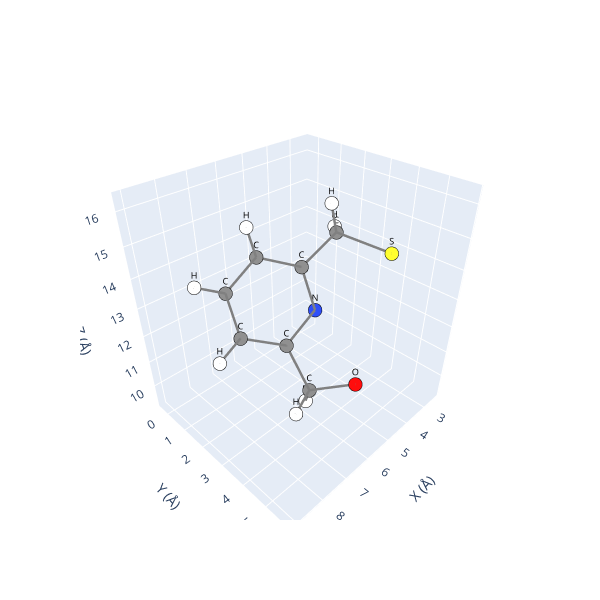

Write notebook code for a chart like this one.
### Code cell
debug_ulig.view()

### Figure 1 — Plotly figure (JSON) as saved in the notebook; plotly's stock layout.template omitted (floating-point values rounded to 4 significant figures)
{"data": [{"hoverinfo": "text", "marker": {"color": ["#3050F8", "#FF0D0D", "#FFFF30", "#909090", "#909090", "#909090", "#909090", "#909090", "#FFFFFF", "#FFFFFF", "#FFFFFF", "#FFFFFF", "#909090", "#909090", "#FFFFFF", "#FFFFFF", "#FFFFFF"], "line": {"color": "black", "width": 1}, "size": 8}, "mode": "markers", "showlegend": false, "text": ["N", "O", "S", "C", "C", "C", "C", "C", "H", "H", "H", "H", "C", "C", "H", "H", "H"], "type": "scatter3d", "x": [5.34, 5.663, 3.206, 6.553, 6.496, 6.081, 5.131, 3.87, 6.319, 5.943, 4.048, 3.212, 7.464, 7.237, 8.248, 7.863, 7.453], "y": [2.995, 5.019, 4.084, 3.992, 2.945, 1.217, 2.19, 2.425, 3.601, 0.6455, 2.341, 1.755, 1.997, 1.12, 1.95, 0.4582, 4.346], "z": [12.74, 11.26, 14.21, 10.95, 12.02, 14.12, 13.8, 14.56, 10.1, 14.84, 15.51, 14.32, 12.31, 13.35, 11.81, 13.55, 10.89]}, {"hoverinfo": "none", "mode": "text", "showlegend": false, "text": ["N", "O", "S", "C", "C", "C", "C", "C", "H", "H", "H", "H", "C", "C", "H", "H", "H"], "textfont": {"color": "black", "size": 9}, "type": "scatter3d", "x": [5.34, 5.663, 3.206, 6.553, 6.496, 6.081, 5.131, 3.87, 6.319, 5.943, 4.048, 3.212, 7.464, 7.237, 8.248, 7.863, 7.453], "y": [2.995, 5.019, 4.084, 3.992, 2.945, 1.217, 2.19, 2.425, 3.601, 0.6455, 2.341, 1.755, 1.997, 1.12, 1.95, 0.4582, 4.346], "z": [12.74, 11.26, 14.21, 10.95, 12.02, 14.12, 13.8, 14.56, 10.1, 14.84, 15.51, 14.32, 12.31, 13.35, 11.81, 13.55, 10.89]}, {"hoverinfo": "none", "line": {"color": "gray", "width": 5}, "mode": "lines", "showlegend": false, "type": "scatter3d", "x": [7.464, 6.496], "y": [1.997, 2.945], "z": [12.31, 12.02]}, {"hoverinfo": "none", "line": {"color": "gray", "width": 5}, "mode": "lines", "showlegend": false, "type": "scatter3d", "x": [6.496, 5.34], "y": [2.945, 2.995], "z": [12.02, 12.74]}, {"hoverinfo": "none", "line": {"color": "gray", "width": 5}, "mode": "lines", "showlegend": false, "type": "scatter3d", "x": [6.553, 6.496], "y": [3.992, 2.945], "z": [10.95, 12.02]}, {"hoverinfo": "none", "line": {"color": "gray", "width": 5}, "mode": "lines", "showlegend": false, "type": "scatter3d", "x": [6.496, 6.553], "y": [2.945, 3.992], "z": [12.02, 10.95]}, {"hoverinfo": "none", "line": {"color": "gray", "width": 5}, "mode": "lines", "showlegend": false, "type": "scatter3d", "x": [6.553, 5.663], "y": [3.992, 5.019], "z": [10.95, 11.26]}, {"hoverinfo": "none", "line": {"color": "gray", "width": 5}, "mode": "lines", "showlegend": false, "type": "scatter3d", "x": [6.496, 7.464], "y": [2.945, 1.997], "z": [12.02, 12.31]}, {"hoverinfo": "none", "line": {"color": "gray", "width": 5}, "mode": "lines", "showlegend": false, "type": "scatter3d", "x": [7.464, 7.237], "y": [1.997, 1.12], "z": [12.31, 13.35]}, {"hoverinfo": "none", "line": {"color": "gray", "width": 5}, "mode": "lines", "showlegend": false, "type": "scatter3d", "x": [6.553, 7.453], "y": [3.992, 4.346], "z": [10.95, 10.89]}, {"hoverinfo": "none", "line": {"color": "gray", "width": 5}, "mode": "lines", "showlegend": false, "type": "scatter3d", "x": [6.081, 7.237], "y": [1.217, 1.12], "z": [14.12, 13.35]}, {"hoverinfo": "none", "line": {"color": "gray", "width": 5}, "mode": "lines", "showlegend": false, "type": "scatter3d", "x": [5.943, 6.081], "y": [0.6455, 1.217], "z": [14.84, 14.12]}, {"hoverinfo": "none", "line": {"color": "gray", "width": 5}, "mode": "lines", "showlegend": false, "type": "scatter3d", "x": [6.319, 6.553], "y": [3.601, 3.992], "z": [10.1, 10.95]}, {"hoverinfo": "none", "line": {"color": "gray", "width": 5}, "mode": "lines", "showlegend": false, "type": "scatter3d", "x": [5.663, 6.553], "y": [5.019, 3.992], "z": [11.26, 10.95]}, {"hoverinfo": "none", "line": {"color": "gray", "width": 5}, "mode": "lines", "showlegend": false, "type": "scatter3d", "x": [7.237, 6.081], "y": [1.12, 1.217], "z": [13.35, 14.12]}, {"hoverinfo": "none", "line": {"color": "gray", "width": 5}, "mode": "lines", "showlegend": false, "type": "scatter3d", "x": [5.131, 6.081], "y": [2.19, 1.217], "z": [13.8, 14.12]}, {"hoverinfo": "none", "line": {"color": "gray", "width": 5}, "mode": "lines", "showlegend": false, "type": "scatter3d", "x": [3.87, 4.048], "y": [2.425, 2.341], "z": [14.56, 15.51]}, {"hoverinfo": "none", "line": {"color": "gray", "width": 5}, "mode": "lines", "showlegend": false, "type": "scatter3d", "x": [6.081, 5.131], "y": [1.217, 2.19], "z": [14.12, 13.8]}, {"hoverinfo": "none", "line": {"color": "gray", "width": 5}, "mode": "lines", "showlegend": false, "type": "scatter3d", "x": [8.248, 7.464], "y": [1.95, 1.997], "z": [11.81, 12.31]}, {"hoverinfo": "none", "line": {"color": "gray", "width": 5}, "mode": "lines", "showlegend": false, "type": "scatter3d", "x": [6.081, 5.943], "y": [1.217, 0.6455], "z": [14.12, 14.84]}, {"hoverinfo": "none", "line": {"color": "gray", "width": 5}, "mode": "lines", "showlegend": false, "type": "scatter3d", "x": [3.212, 3.87], "y": [1.755, 2.425], "z": [14.32, 14.56]}, {"hoverinfo": "none", "line": {"color": "gray", "width": 5}, "mode": "lines", "showlegend": false, "type": "scatter3d", "x": [5.34, 6.496], "y": [2.995, 2.945], "z": [12.74, 12.02]}, {"hoverinfo": "none", "line": {"color": "gray", "width": 5}, "mode": "lines", "showlegend": false, "type": "scatter3d", "x": [3.206, 3.87], "y": [4.084, 2.425], "z": [14.21, 14.56]}, {"hoverinfo": "none", "line": {"color": "gray", "width": 5}, "mode": "lines", "showlegend": false, "type": "scatter3d", "x": [7.453, 6.553], "y": [4.346, 3.992], "z": [10.89, 10.95]}, {"hoverinfo": "none", "line": {"color": "gray", "width": 5}, "mode": "lines", "showlegend": false, "type": "scatter3d", "x": [7.863, 7.237], "y": [0.4582, 1.12], "z": [13.55, 13.35]}, {"hoverinfo": "none", "line": {"color": "gray", "width": 5}, "mode": "lines", "showlegend": false, "type": "scatter3d", "x": [5.131, 3.87], "y": [2.19, 2.425], "z": [13.8, 14.56]}, {"hoverinfo": "none", "line": {"color": "gray", "width": 5}, "mode": "lines", "showlegend": false, "type": "scatter3d", "x": [3.87, 5.131], "y": [2.425, 2.19], "z": [14.56, 13.8]}, {"hoverinfo": "none", "line": {"color": "gray", "width": 5}, "mode": "lines", "showlegend": false, "type": "scatter3d", "x": [7.464, 8.248], "y": [1.997, 1.95], "z": [12.31, 11.81]}, {"hoverinfo": "none", "line": {"color": "gray", "width": 5}, "mode": "lines", "showlegend": false, "type": "scatter3d", "x": [6.553, 6.319], "y": [3.992, 3.601], "z": [10.95, 10.1]}, {"hoverinfo": "none", "line": {"color": "gray", "width": 5}, "mode": "lines", "showlegend": false, "type": "scatter3d", "x": [4.048, 3.87], "y": [2.341, 2.425], "z": [15.51, 14.56]}, {"hoverinfo": "none", "line": {"color": "gray", "width": 5}, "mode": "lines", "showlegend": false, "type": "scatter3d", "x": [5.34, 5.131], "y": [2.995, 2.19], "z": [12.74, 13.8]}, {"hoverinfo": "none", "line": {"color": "gray", "width": 5}, "mode": "lines", "showlegend": false, "type": "scatter3d", "x": [3.87, 3.206], "y": [2.425, 4.084], "z": [14.56, 14.21]}, {"hoverinfo": "none", "line": {"color": "gray", "width": 5}, "mode": "lines", "showlegend": false, "type": "scatter3d", "x": [5.131, 5.34], "y": [2.19, 2.995], "z": [13.8, 12.74]}, {"hoverinfo": "none", "line": {"color": "gray", "width": 5}, "mode": "lines", "showlegend": false, "type": "scatter3d", "x": [7.237, 7.464], "y": [1.12, 1.997], "z": [13.35, 12.31]}, {"hoverinfo": "none", "line": {"color": "gray", "width": 5}, "mode": "lines", "showlegend": false, "type": "scatter3d", "x": [7.237, 7.863], "y": [1.12, 0.4582], "z": [13.35, 13.55]}, {"hoverinfo": "none", "line": {"color": "gray", "width": 5}, "mode": "lines", "showlegend": false, "type": "scatter3d", "x": [3.87, 3.212], "y": [2.425, 1.755], "z": [14.56, 14.32]}], "layout": {"height": 600, "scene": {"xaxis": {"range": [2.206, 9.248], "title": {"text": "X (Å)"}}, "yaxis": {"range": [-0.5418, 6.019], "title": {"text": "Y (Å)"}}, "zaxis": {"range": [9.096, 16.51], "title": {"text": "Z (Å)"}}}, "width": 600}}
